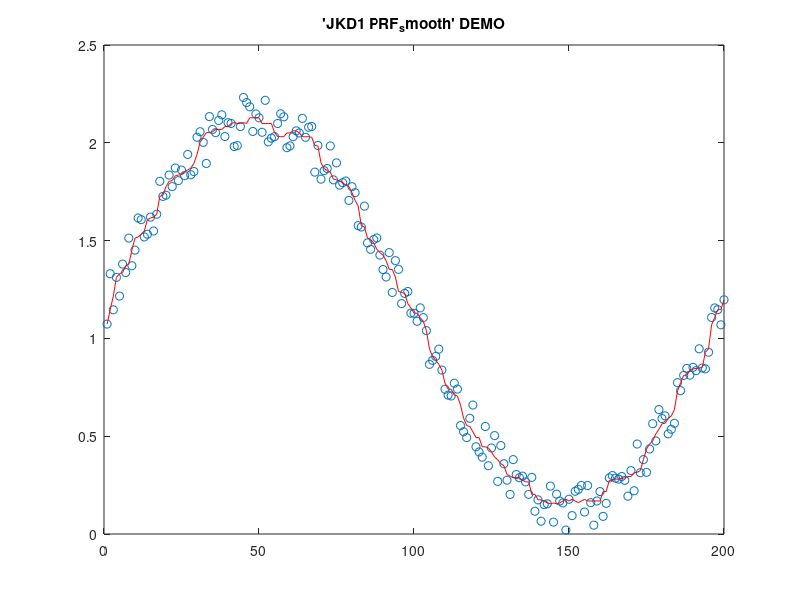

The MATLAB script that drew this image:
function outdata=JKD1_PRF_smooth(data,span,modus)
%running window 'span' smoothing average; 0=no smoothing.
%JacobKers 2013

if nargin<2
    modus='median' ;'average' ;  'median'
    span=10;
    pts=200;
    ax=linspace(1,100,pts)';
    data=(1+0.25*rand(pts,1))+sin(ax/100*2*pi);   
end

if span>0
    halfspan=ceil(span/2);
    le=length(data);
    outdata=zeros(le,1);
    hs=0;
    for i=1:le
        if i>halfspan & le-i>halfspan, hs=halfspan;, end
        if i<halfspan  , hs=min([i-1,le-i]);,end
        if le-i<halfspan, hs=min([i-1,le-i]);, end
        switch modus
            case 'average', outdata(i)=mean(data(i-hs:i+hs));
            case 'median', outdata(i)=median(data(i-hs:i+hs));
        end
    end
else
    outdata=data; %no smoothing
end

if nargin<2
    close all;
    plot(data, 'o'); hold on;
    plot(outdata,'r-');
    title('''JKD1 PRF_smooth'' DEMO');
end

       